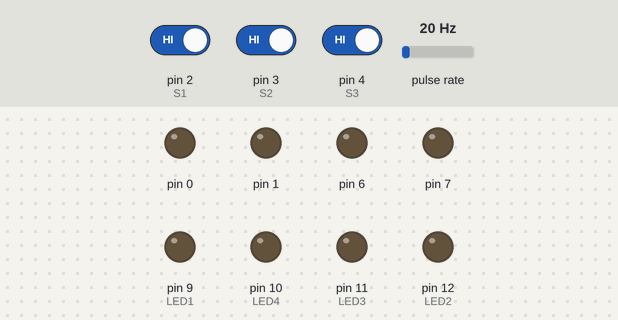
A sketch run on a simulated Arduino Uno, built with avr-gcc and run on an emulated ATmega328P. Parts: output pins drawn as LEDs (lit = HIGH). Wiring (inferred from the names in the program): pulse sensor: data pin 5. Dashed ring = blinking. The test bench sets the inputs (shaded band); at power-on: pin 2 (S1) HIGH, pulse rate 20 Hz, pin 3 (S2) HIGH, pin 4 (S3) HIGH.

Above: at 1.2 s.
1.3 s: pin 2 (S1) driven LOW
At 1.9 s:
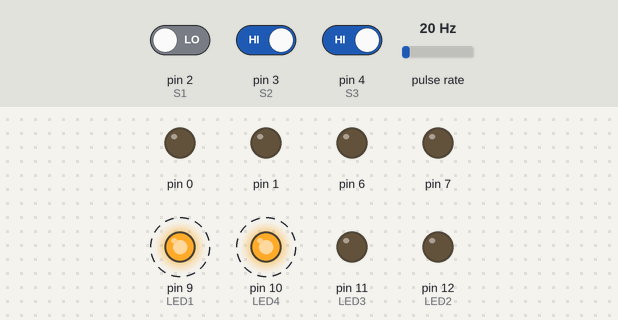
4.4 s: pulse rate (sensor on pin 5) set to 4 Hz
At 4.9 s:
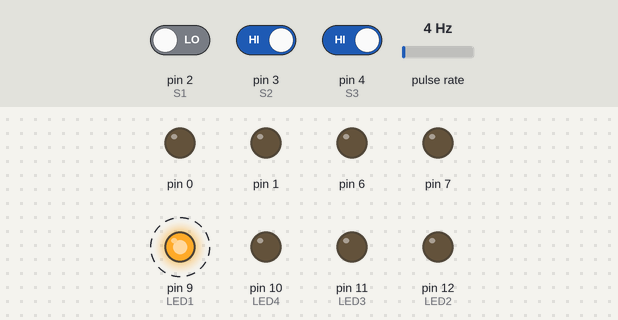
7.5 s: pin 3 (S2) driven LOW
At 7.9 s:
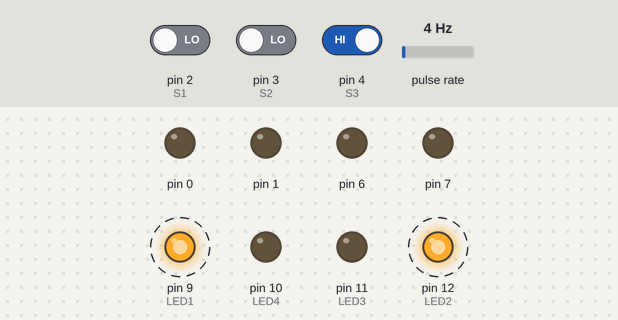
10.6 s: pin 4 (S3) driven LOW
At 11.4 s:
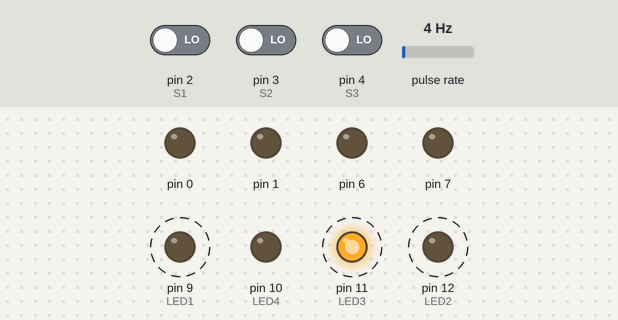
13.7 s: pulse rate (sensor on pin 5) set to 50 Hz
At 14.4 s:
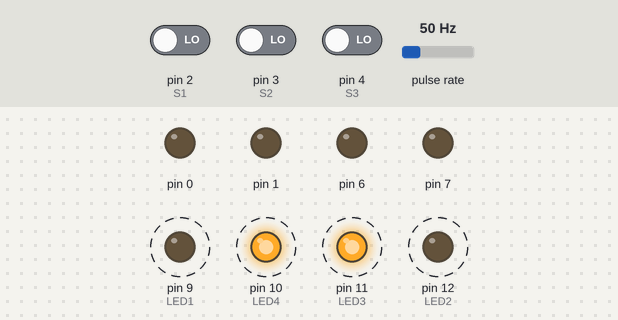
16.8 s: pin 2 (S1) driven HIGH
At 17.9 s:
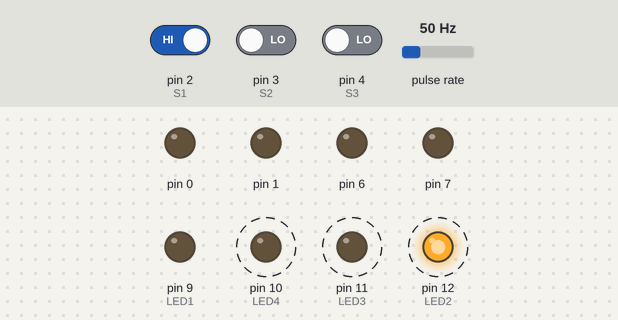
Timing chart, 0 to 20.9 s (numbered marks = the images above; inputs shaded):
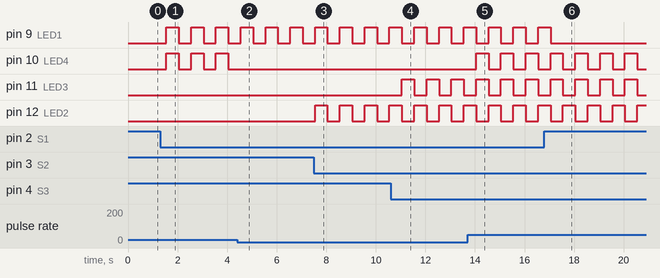

The sketch:

timer_interrupt.ino
```cpp
#include "TimerOne.h"
#define LED1 PB1
#define LED2 PB4
#define LED3 PB3
#define LED4 PB2
#define S1 PD2
#define S2 PD3
#define S3 PD4
#define S4 PD5


const uint16_t t1_load = 0;
const uint16_t t1_comp = 31250;
const uint16_t t2_load = 0;
const uint16_t t2_comp = 31250;
const uint16_t t3_load = 0;
const uint16_t t3_comp = 31250;
const uint16_t t4_load = 0;
const uint16_t t4_comp = 31250;


void setup()

  {
 DDRD = DDRD | B11000011;
 DDRB |= (1<<LED1);
  DDRB |= (1<<LED2);
   DDRB |= (1<<LED3);
    DDRB |= (1<<LED4);

 TCCR1A = 0;
 TCCR1B |= ( 1 << CS12);
 TCCR1B &= ~(1 << CS11);
 TCCR1B &= ~(1 << CS10);

 TCNT1 = t1_load;
 OCR1A = t1_comp;
  TCNT1 = t2_load;
 OCR1A = t2_comp;
  TCNT1 = t3_load;
 OCR1A = t3_comp;
  TCNT1 = t4_load;
 OCR1A = t4_comp;

 TIMSK1 = (1<< OCIE1A);

 sei();
}

void loop() {
  // put your main code here, to run repeatedly:
delay(100);
}

ISR(TIMER1_COMPA_vect) {
  int btn1 = (PIND & (1 << S1)) >> S1;
  int btn2 = (PIND & (1 << S2)) >> S2;
  int btn3 = (PIND & (1 << S3)) >> S3;
  int btn4 = (PIND & (1 << S4)) >> S4;

  if ( btn1 == LOW){
  TCNT1 = t1_load;
  PORTB ^= (1 << LED1);
  } else
  {
  PORTB = ~(1 << LED1) & PORTB;
  }
  if ( btn2 == LOW){
  TCNT1 = t2_load;
  PORTB ^= (1 << LED2);
  } else
  {
  PORTB = ~(1 << LED2) & PORTB;
  }
  if ( btn3 == LOW){
  TCNT1 = t3_load;
  PORTB ^= (1 << LED3);
  } else
  {
  PORTB = ~(1 << LED3) & PORTB;
  }
  if ( btn4 == LOW){
  TCNT1 = t4_load;
  PORTB ^= (1 << LED4);
  } else
  {
  PORTB = ~(1 << LED4) & PORTB;
  }
}
```

Measured:
- after the input at 1.3 s, pin 9 (LED1): alternates HIGH for 0.50 s and LOW for 0.50 s, starting after 0.25 s
- after the input at 4.4 s, pin 10 (LED4): stops changing and stays LOW
- after the input at 7.5 s, pin 12 (LED2): alternates HIGH for 0.50 s and LOW for 0.50 s, starting after 0.05 s
- after the input at 10.6 s, pin 11 (LED3): alternates HIGH for 0.50 s and LOW for 0.50 s, starting after 0.45 s
- after the input at 13.7 s, pin 10 (LED4): alternates HIGH for 0.50 s and LOW for 0.50 s, starting after 0.35 s
- after the input at 16.8 s, pin 9 (LED1): goes on until 17.0 s, then stays LOW
- by itself, pin 10 (LED4): alternates HIGH for 0.50 s and LOW for 0.50 s
